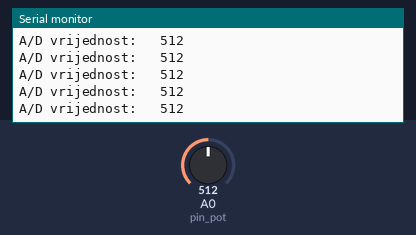
A sketch run on a simulated Arduino Uno, built with avr-gcc and run on an emulated ATmega328P. On the bench: the last lines printed to the serial monitor. Inputs (shaded band) come from the test bench; at power-on: A0 (pin_pot) = 512.

Above: at 2.7 s.
2.8 s: A0 (pin_pot) set to 992
At 3.5 s:
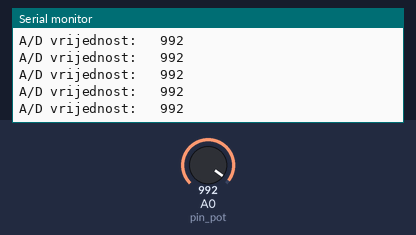
5.8 s: A0 (pin_pot) set to 1014
At 6.6 s:
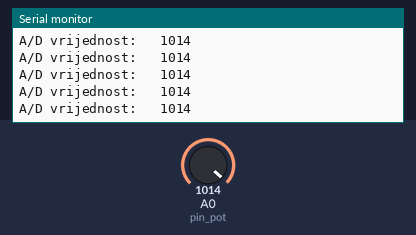
Timing chart, 0 to 8.8 s (numbered marks = the images above; inputs shaded):
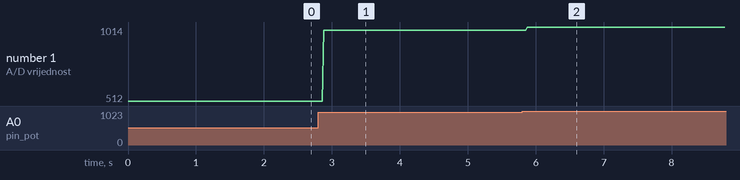

Measured:
- after the input at 2.8 s, the serial monitor: prints a new line after 0.08 s (image 1)
- after the input at 5.8 s, the serial monitor: prints a new line after 0.08 s (image 2)
- plotted number 1: 512 → 992 after the input at 2.8 s, 992 → 1014 after the input at 5.8 s

The sketch:

LV03_ZAD01.ino
```cpp
int pin_pot = A0;
int AD_value = 0;

void setup() {
  pinMode(pin_pot, INPUT);
  Serial.begin(9600);
}

void loop() {
  AD_value = analogRead(pin_pot);  //analognu vrijednost potenciometra stavljamo u varijablu AD_value
  Serial.print("A/D vrijednost: \t");
  Serial.print(AD_value);
  Serial.print("\n");
}
```
